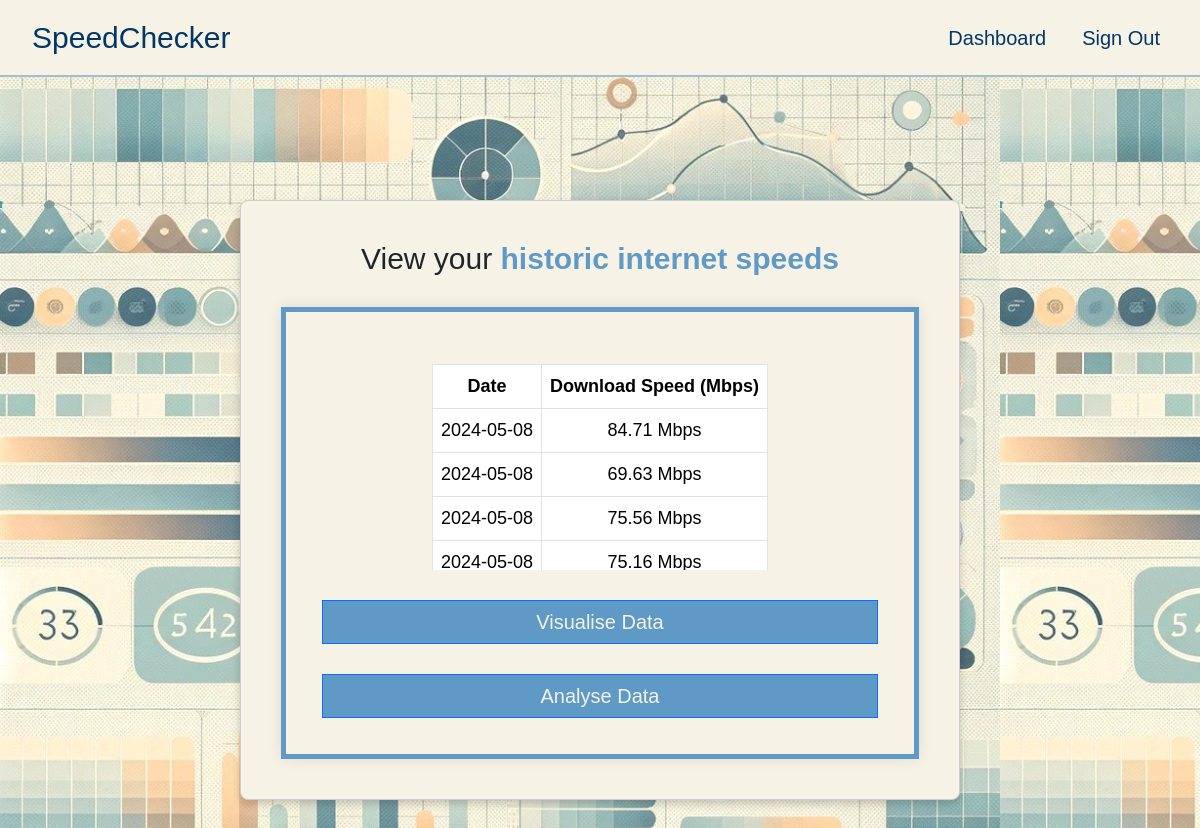
The page /data (signed in) on the database as committed earlier.
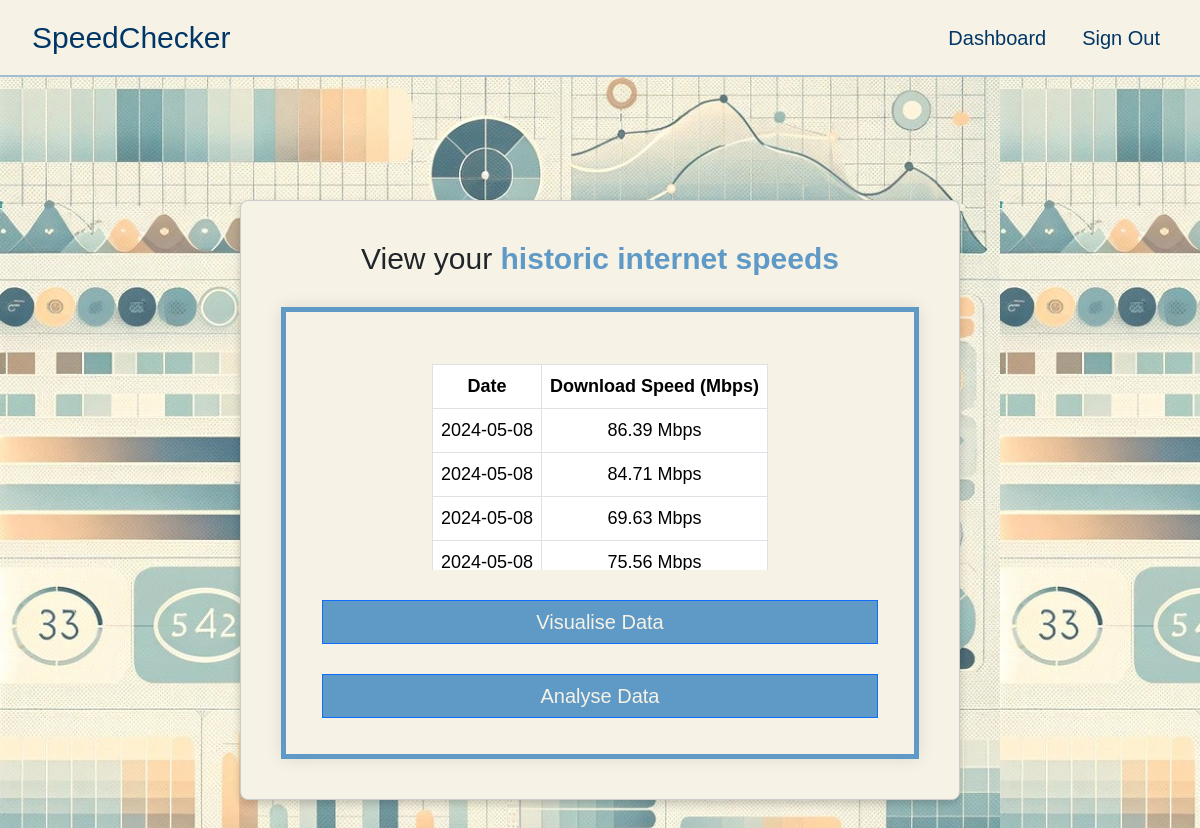
The same page on the database as committed later.
### server.py (models this page shows)
class Speed(db.Model):
    __tablename__ = "speeds"
    id: Mapped[int] = mapped_column(Integer, primary_key=True)
    user_id: Mapped[int] = mapped_column(Integer, db.ForeignKey("users.id"))
    user = relationship("User", back_populates="speeds", lazy='subquery')
    speed: Mapped[float] = mapped_column(Float,nullable=False)
    date: Mapped[datetime] = mapped_column(DateTime, nullable=False)

### server.py (the view)
@app.route("/data", methods=["GET", "POST"])
@login_required
def data():
    speeds = Speed.query.filter_by(user_id=current_user.id).order_by(Speed.date.desc()).all()
    if len(speeds) < 1:
        message = "You have no data yet - please run a speed test."
    else:
        message = ""
    return render_template("data.html",speeds=speeds, message=message)

### server.py (called while the page is built)
@login_manager.user_loader
def load_user(user_id):
    return db.get_or_404(User, user_id)

### templates/data.html (shortened to what this page needs)
<!DOCTYPE html>
<html lang="en">
<head>
    {{ bootstrap.load_css() }}
    {% include "navbar.html" %}
    <link href="static/css/data.css" rel="stylesheet" />
</head>
<body>
    <div class="data-container">
        <div class="main-box">
            <h1>View your <span class="highlight">historic internet speeds</span></h1>
            <div class="container" id="container1">
                <div class="table-responsive">
                    <table class="table table-bordered table-hover">
                        <thead>
                            <tr>
                                <th>Date</th>
                                <th>Download Speed (Mbps)</th>
                            </tr>
                        </thead>
                        <tbody>
                            {% for speed in speeds %}
                                <tr>
                                    <td>{{ speed.date.strftime('%Y-%m-%d') }}</td>
                                    <td>{{ speed.speed }} Mbps</td>
                                </tr>
                            {% endfor %}
                        </tbody>
                    </table>
                </div>
                <a href="{{ url_for('visualise') }}" class="btn btn-primary btn-block">Visualise Data</a>
                <a href="{{ url_for('analyse') }}" class="btn btn-primary btn-block">Analyse Data</a>
            </div>
        </div>
    </div>
    {% include "base-scripts.html" %}
</body>
</html>

### templates/navbar.html (shortened to what this page needs)
<!DOCTYPE html>
<html lang="en">
<head>
  {{ bootstrap.load_css() }}
        <link href="static/css/navbar.css" rel="stylesheet" />
</head>
<nav class="navbar navbar-expand-lg navbar-light">
    <div class="container-fluid">
        <a class="navbar-brand" href="{{ url_for('home') }}">SpeedChecker</a>
        <div class="collapse navbar-collapse" id="navbarResponsive">
            <ul class="navbar-nav ms-auto">
                {% if current_user.is_authenticated: %}
                <li class="nav-item">
                    <a class="nav-link" href="{{ url_for('dashboard') }}">Dashboard</a>
                </li>
                <li class="nav-item">
                    <a class="nav-link" href="{{ url_for('logout') }}">Sign Out</a>
                </li>
                {% endif %}
            </ul>
        </div>
    </div>
</nav>
</html>

### templates/base-scripts.html (shortened to what this page needs)
<!DOCTYPE html>
<html lang="en">
<head>
</head>
<body>
</body>
</html>

### static/css/navbar.css (style rules this page uses)
.navbar { position: fixed; top: 0; width: 100%; transition: top 0.3s; flex-shrink: 0; background-color: #f6f2e6; border-bottom: 2px solid #a3bdd0; padding: 10px 20px; z-index: 9999; }
.navbar-brand { font-family: 'Raleway', sans-serif; font-size: 30px; color: #003766; transition: color 0.3s ease-in-out; }
.nav-item { margin-left: 20px; }
.nav-link { font-family: 'Raleway', sans-serif; font-size: 20px; color: #003766; transition: color 0.3s ease-in-out; }
.navbar-collapse { flex-grow: 1; flex-basis: auto; }

### static/css/data.css (style rules this page uses)
body { margin: 0; padding: 0; font-family: "Raleway", sans-serif; display: flex; flex-direction: column; min-height: 100vh; background-image: url('../images/background.jpg'); background-repeat: repeat; background-size: contain; background-position: 0% 100%; }
.highlight { color: #5f9ac6; font-weight: bold; }
.data-container { width: 100%; max-width: 2000px; margin: auto; display: flex; flex-direction: column; align-items: center; justify-content: center; height: 1000px; }
.main-box { background-color: #f6f2e6; padding: 40px; border: 1px solid #ccc; margin: 0 20px; box-shadow: 0 4px 8px rgba(0, 0, 0, 0.2); border-radius: 8px; min-width: 500px; width: 60%; height: 60%; display: flex; flex-direction: column; justify-content: flex-start; align-items: stretch; }
.container { background-color: #f6f2e6; min-width: 80%; max-width: 100%; max-height: 100%; display: flex; flex-direction: column; justify-content: center; align-items: center; border: 5px solid #5f9ac6; box-shadow: 0 0 15px rgba(0, 0, 0, 0.1); padding: 36px; text-align: center; font-size: 18px; overflow: auto; flex-shrink: 1; }
.btn.btn-primary { font-size: 20px; width: 100%; margin-top: 30px; background-color: #5f9ac6; color: #f6f2e6; border-radius: 0; transition: background-color 0.3s, color 0.3s; }
.data-container .main-box h1 { margin-top: 0; padding-top: 0; margin-bottom: 30px; text-align: center; font-size:30px; }

Rows that differ between the two databases and show on the page:
no longer on this page (row unchanged): Speed: date "2024-05-08", speed "75.16"
added Speed: date "2024-05-08", speed "86.39"
